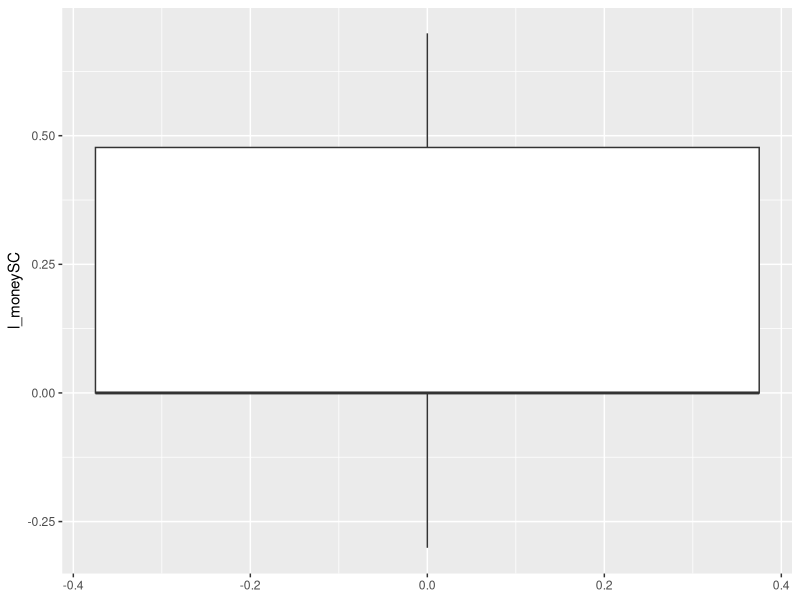
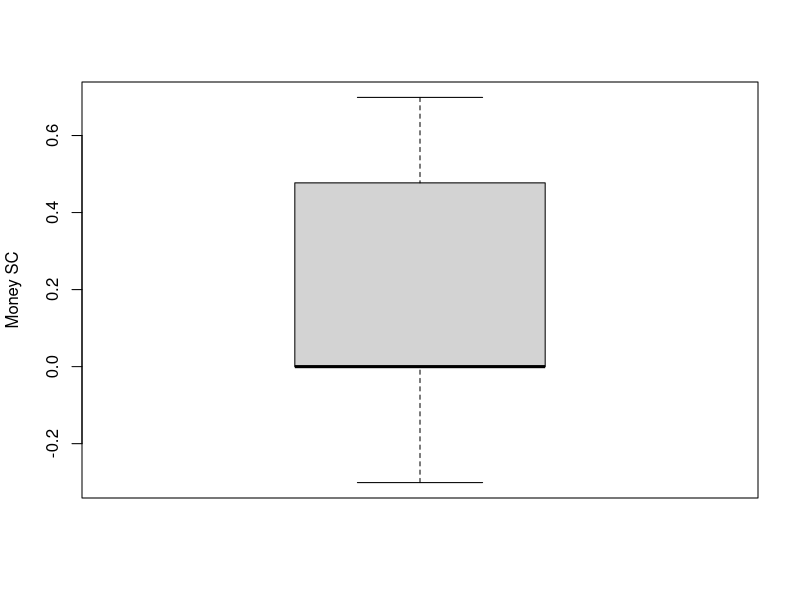
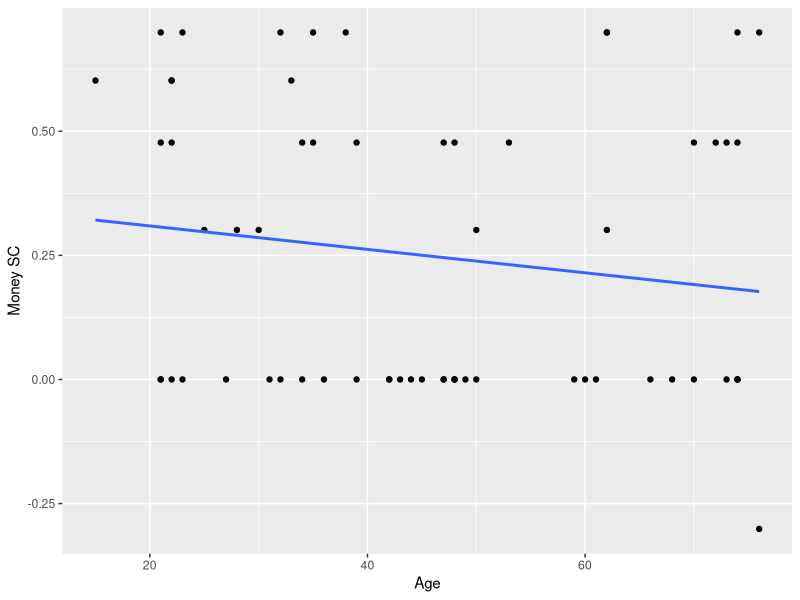
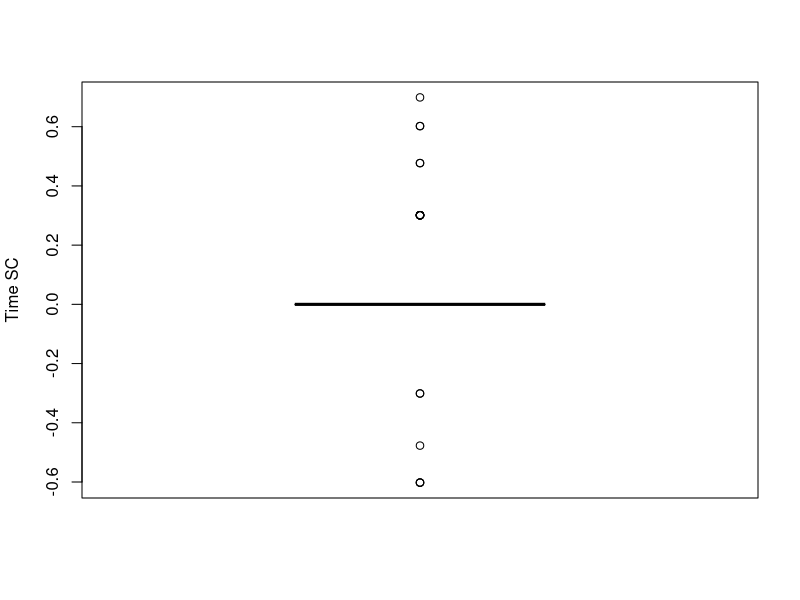
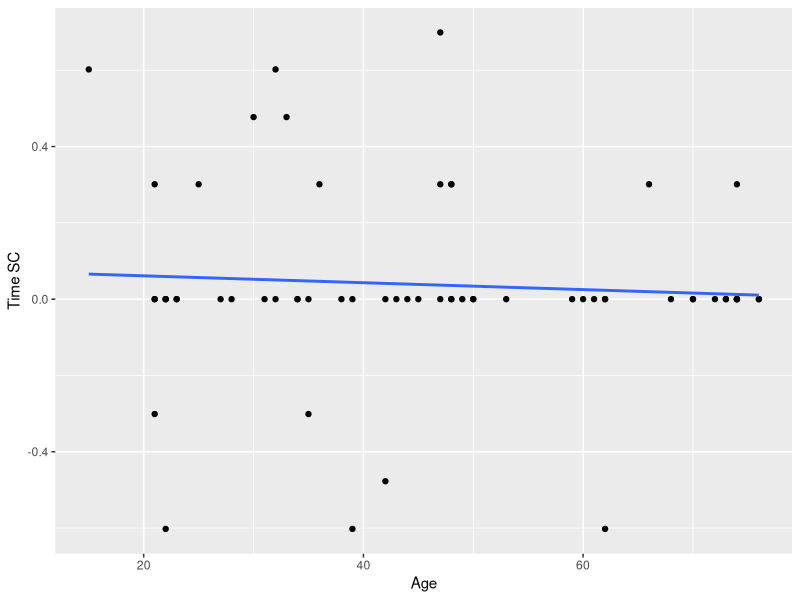

The R source for these figures, in order:
## ---- chunk 1
knitr::opts_chunk$set(echo = TRUE)
## ---- chunk 2
sc_data<-read.csv("draft5_Cleaned_Group Project PSYC512_112421.csv")

lm(l_moneySC~age,data=sc_data)

cor.test(sc_data$l_moneySC,sc_data$age)
## ---- chunk 3
# Box Plot of Monetary Sunk Cost Effect
library(ggplot2)
p<-ggplot(sc_data, aes(y=l_moneySC))+
      geom_boxplot(outlier.color = "red", outlier.size=3)

p


boxplot(sc_data$l_moneySC, ylab="Money SC")
## ---- chunk 4
library(ggplot2)
#Monetary Sunk cost vs. age Scatter plot

ggplot(sc_data,aes(x=age,y=l_moneySC))+
    geom_point()+
    xlab("Age")+
    ylab("Money SC")+
    geom_smooth(method='lm', se=FALSE)
## ---- chunk 5
boxplot(sc_data$l_timeSC, ylab="Time SC")
## ---- chunk 6
#Time sunk cost vs. age Scatter plot

ggplot(sc_data,aes(x=age,y=l_timeSC))+
    geom_point()+
    xlab("Age")+
    ylab("Time SC")+
    geom_smooth(method='lm', se=FALSE)
